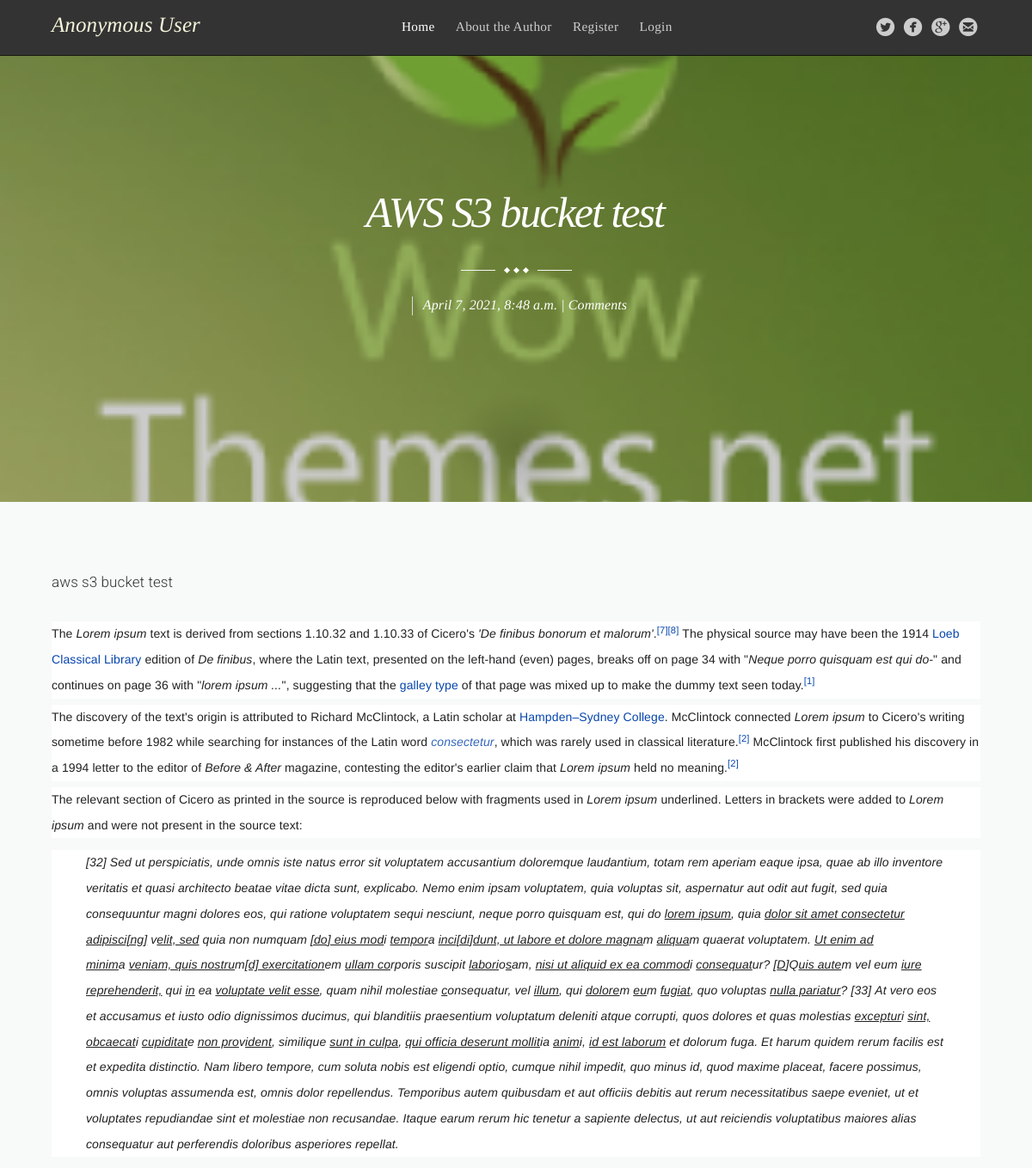
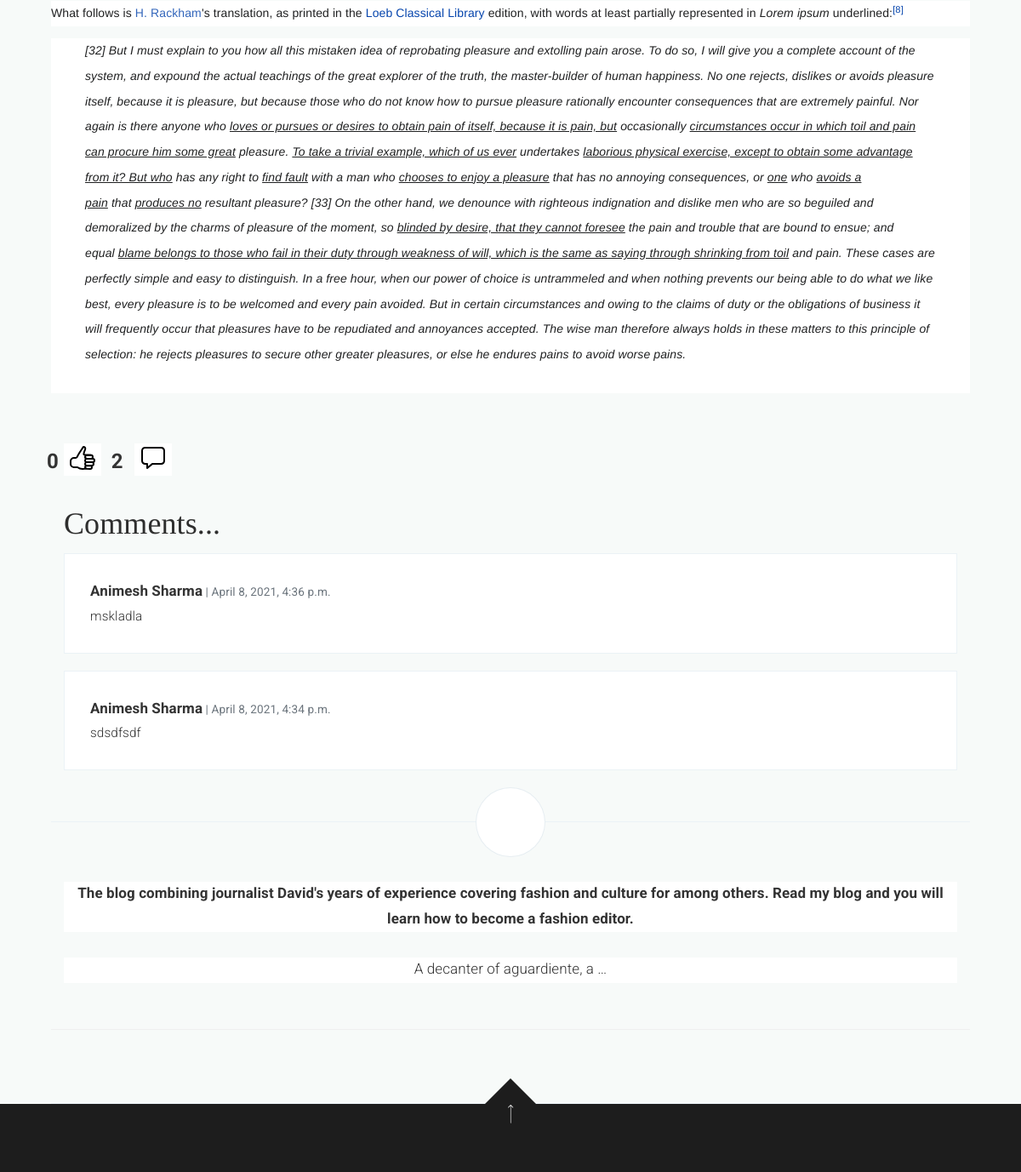
The page /article/28 on the database its author committed (2 pictures, top to bottom).
### theblog/models.py (models this page shows, shortened)
class Post(models.Model):
    title = models.CharField(max_length=255)
    header_image = models.ImageField(null=True, blank=True, upload_to='images/')
    author = models.ForeignKey(User, on_delete=models.CASCADE)
    body = models.TextField()
    created_at = models.DateTimeField(auto_now_add=True)
    updated_at = models.DateTimeField(auto_now=True)
    likes = models.ManyToManyField(User, related_name='blog_posts')
    def total_likes(self):
        return self.likes.count()

class Comment(models.Model):
    post = models.ForeignKey(Post, related_name='comments', on_delete=models.CASCADE)
    name = models.CharField(max_length=255)
    body = models.TextField()
    date_added = models.DateTimeField(auto_now_add=True)

class UserProfile(models.Model):
    user = models.OneToOneField(User, null=True, on_delete=models.CASCADE)
    bio = models.TextField()
    profile_pic = models.ImageField(null=True, blank=True, upload_to='images/profile/')

### theblog/views.py (the view, shortened to what this page needs)
# urls.py: path('article/<int:pk>', ArticleView.as_view(), name='article'),
class ArticleView(DetailView, CreateView):
    model = Post
    form_class = CommentForm
    template_name = 'article.html'
    def get_context_data(self, *args, **kwargs):
        context = super(ArticleView, self).get_context_data()
        post = Post.objects.get(id=self.kwargs['pk'])
        title = post.title
        body = post.body
        author_id = post.author.id
        author_fname = post.author.first_name
        author_lname = post.author.last_name
        post_id = post.id
        created_at = post.created_at
        comments = reversed(post.comments.all())
        comments_count = len(post.comments.all())
        stuff = get_object_or_404(Post, id=self.kwargs['pk'])
        total_likes = stuff.total_likes()
        context['total_likes'] = total_likes
        context['body'] = body
        context['author_id'] = author_id
        context['title'] = title
        context['created_at'] = created_at
        context['post_id'] = post_id
        context['comments'] = comments
        context['author_fname'] = author_fname
        context['author_lname'] = author_lname
        context['comments_count'] = comments_count
        return context

### theblog/templates/article.html (shortened to what this page needs)
{% extends 'main.html' %}
{% load static %}
{% block extra_css %}
	<link rel="stylesheet" href="https://maxcdn.bootstrapcdn.com/bootstrap/4.5.2/css/bootstrap.min.css">
{% endblock %}
{% block content %}
	{% if post.header_image %}
		<header class="main-header post-head " style="background-image: url({{ post.header_image.url }})">
	<div class="vertical">
		<div class="main-header-content inner">
			<h1 class="post-title" style="font-size: 5rem;">{{ title }}</h1>
			<div class="entry-title-divider">
				<span></span><span></span><span></span>
			</div>
			<section class="post-meta">
			<time class="post-date" datetime="{{ created_at }}">{{ created_at }}</time> | <a class="scrolltocomments" href="#comment-form">Comments</a>
			</section>
		</div>
	</div>
		</header>
	{% endif %}
	<main class="container" role="main">
		<div class="wraps container">
			<div class="post featured">
				<div class="post-content">
					<br>
					<p>
						{{ body|safe }}
					</p>
					<br>
					{% if user.is_authenticated %}
						<form action="{% url 'like_post' post_id %}" method="POST" class='container'>
							{% csrf_token %}
							<div class='d-inline position-absolute' style="margin-left: -20px; margin-top: 7px;">
								<span class='font-weight-bold' style="font-size: x-large;">{{ total_likes }}</span>
							</div>
							<div class='d-inline mr-2'>
								<button type="submit" name="post_id" value="{{ post_id }}" class='bg-white border-0'> <ion-icon name="thumbs-up-outline" style="font-size:xx-large"></ion-icon></button>
							</div>
							<div class='d-inline position-absolute ml-1' style="margin-left: -20px; margin-top: 7px;">
								<span class='font-weight-bold' style="font-size: x-large;">{{ comments_count }}</span>
							</div>
							<div class="d-inline ml-5">
								<button name="post_id" value="{{ post_id }}" class='bg-white border-0 comment'> <ion-icon name="chatbox-outline" style="font-size:xx-large"></ion-icon></button>
							</div>
						</form>
						<br>
						<form method="POST" class='container d-none comment-form' id='comment-form'>
							{% csrf_token %}
							{{ form.as_p }}
							<textarea id="editor" cols="30" rows="10", placeholder="Type your comment here..."></textarea>
							<br>
							<button class='btn btn-secondary btn-lg submit' type="submit">Comment</button>
						</form>
					{% else %}
						<form class="container" action="{% url 'login' %}">
							<div class='d-inline position-absolute' style="margin-left: -20px; margin-top: 7px;">
								<span class='font-weight-bold' style="font-size: x-large;">{{ total_likes }}</span>
							</div>
							<div class='d-inline mr-2'>
								<button type="submit" name="post_id" value="{{ post_id }}" class='bg-white border-0'> <ion-icon name="thumbs-up-outline" style="font-size:xx-large"></ion-icon></button>
							</div>
							<div class='d-inline position-absolute ml-1' style="margin-left: -20px; margin-top: 7px;">
								<span class='font-weight-bold' style="font-size: x-large;">{{ comments_count }}</span>
							</div>
							<div class="d-inline ml-5">
								<button name="id" value="{{ post_id }}" class='bg-white border-0'> <ion-icon name="chatbox-outline" style="font-size:xx-large"></ion-icon></button>
							</div>
						</form>
					{% endif %}
					<br>
					<div class="comment-section container">
						<h2>Comments...</h2>
						{% if not comments %}
							<p>No Comments yet!</p>
						{% else %}
							{% for comment in comments %}
								<div class="grid-item" style="width: 100%;">
									<article class="post">
									<div class="wrapgriditem">
										<header class="post-header">
											<strong>{{ comment.name }}</strong><small class='text-secondary'> | {{ comment.date_added }}</small>
											</header>
										<section class="post-excerpt">
											<p>
												{{ comment.body|truncatechars_html:'200'|safe }}
											</p>
										</section>
									</div>
									</article>
								</div>
							{% endfor %}
						{% endif %}
					</div>
				</div>
				<footer class="post-footer container text-center">
					<figure class="author-image">
					<a class="img" href="{% url 'about' %}" style="background-image: url({{ post.author.userprofile.profile_pic.url }}"><span class="hidden">David's Picture</span>
					</figure>
					<section class="author container">
					<p class='container'>
						{{ post.author.userprofile.bio|truncatechars_html:'200'|safe }}
					</p>
					</section></a>
					<hr>
				</footer>
			</div>
		</div>
	</main>
	{% include 'back_to_top.html' %}
{% endblock %}

### rows shown on the page
Post: header_image (picture), title "AWS S3 bucket test", created_at "April 7, 2021, 8:48 a.m.", body "aws s3 bucket test The Lorem ipsum text is derived from sections 1.10.32 and 1.10.33 of Cicero's 'De finibus bonorum et malorum' . [7] [8] The physical source may have been the 1914 Loeb Classical Library edition of De finibus , where the Latin text, presented on the left-hand (even) pages, breaks off on page 34 with \" Neque porro quisquam est qui do- \" and continues on page 36 with \" lorem ipsum ... \", suggesting that the galley type of that page was mixed up to make the dummy text seen today. [1] The discovery of the text's origin is attributed to Richard McClintock, a Latin scholar at Hampden–Sydney College . McClintock connected Lorem ipsum to Cicero's writing sometime before 1982 while…", author.userprofile.bio "The blog combining journalist David's years of experience covering fashion and culture for among others. Read my blog and you will learn how to become a fashion editor. A decanter of aguardiente, a …"
Comment: name "Animesh Sharma", date_added "April 8, 2021, 4:36 p.m.", body "mskladla"
Comment: name "Animesh Sharma", date_added "April 8, 2021, 4:34 p.m.", body "sdsdfsdf"

### other values the page prints
{{ total_likes }} "0"
{{ comments_count }} "2"
